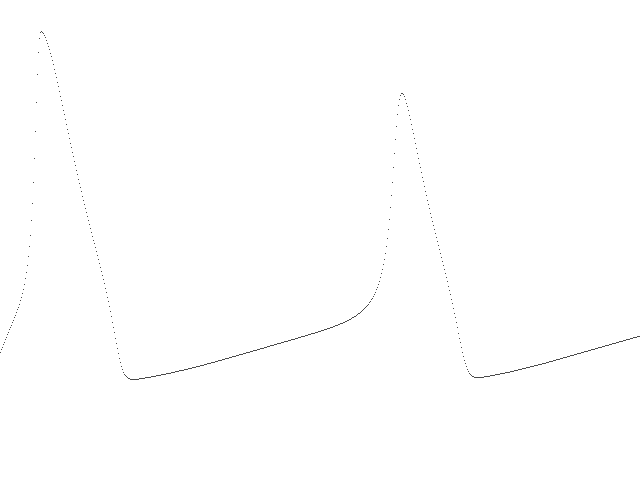
Frame 1 (no input)
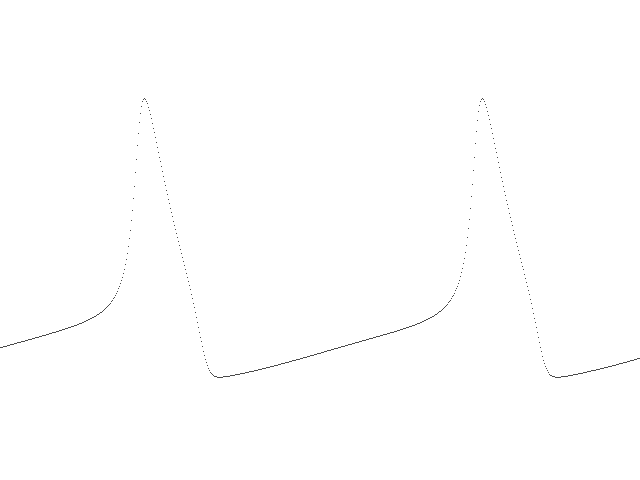
Frame 60 (the mouse pressed at the canvas centre just before this capture)
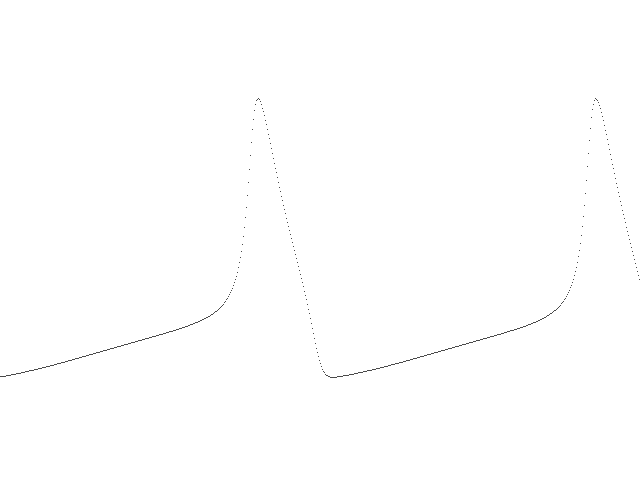
Frame 120 (the mouse held since frame 60 and released just before this capture)

The Processing sketch that drew these frames (run headless with seeded random() and noise(); from frame 60 on, the mouse is pressed at the canvas centre):

// Processing sketch: Huxley_Oscillator
// ── Huxley_Oscillator.pde
// Hodgkin–Huxley neuron model //

  float iInj = 30.0f;
  float tstep = 0.03f;
  float gBarK = 36.0f;
  float gBarNa = 120.0f;
  float gM = 0.3f;
  float eK = -77.0f;
  float eNa = 50.0f;
  float vRest = -54.4f;
  float v = -65.00f;
  float n = 0.3177f;
  float m = 0.0529f;
  float h = 0.5961f;

float model(){

  float alphan = 0.01f * (v + 55.0f) / (1.0f - exp(-(v + 55.0f) / 10.0f));
  float betan = 0.125f * exp(-(v + 65.0f) / 80.0f);
  float alpham = 0.1f * (v + 40.0f) / (1.0f - exp(-(v + 40.0f) / 10.0f));
  float betam = 4.0f * exp(-(v + 65.0f) / 18.0f);
  float alphah = 0.07f * exp(-(v + 65.0f) / 20.0f);
  float betah = 1.0f / (1.0f + exp(-(v + 35.0f) / 10.0f));
  float dn = (alphan * (1.0f - n)) - (betan * n);
  float dm = alpham * (1.0f - m) - betam * m;
  float dh = alphah * (1.0f - h) - betah * h;
  float dv = -gBarNa * pow(m, 3.0f) * h * (v - eNa) - gBarK * pow(n, 4.0f) * (v - eK) - gM * (v - vRest) + iInj;

  n += (dn * tstep);
  m += (dm * tstep);
  h += (dh * tstep);
  v += (dv * tstep);

  return v;
  
}

void setup() {
  
  size(640, 480);
  frameRate(10);
  background(255);
  
}

void draw() {

  background(255);
  
  for (int i=0;i<640;i++) point(i, 160 + (3 * -model()));

}
